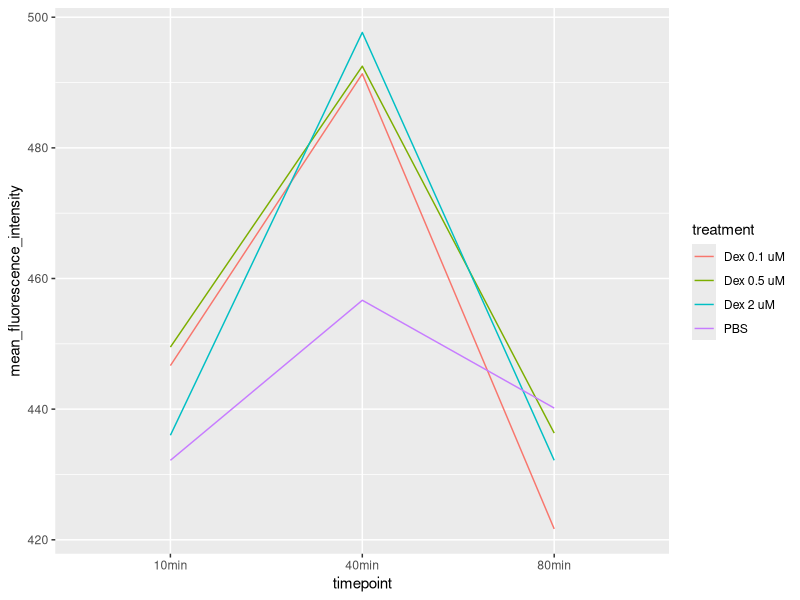
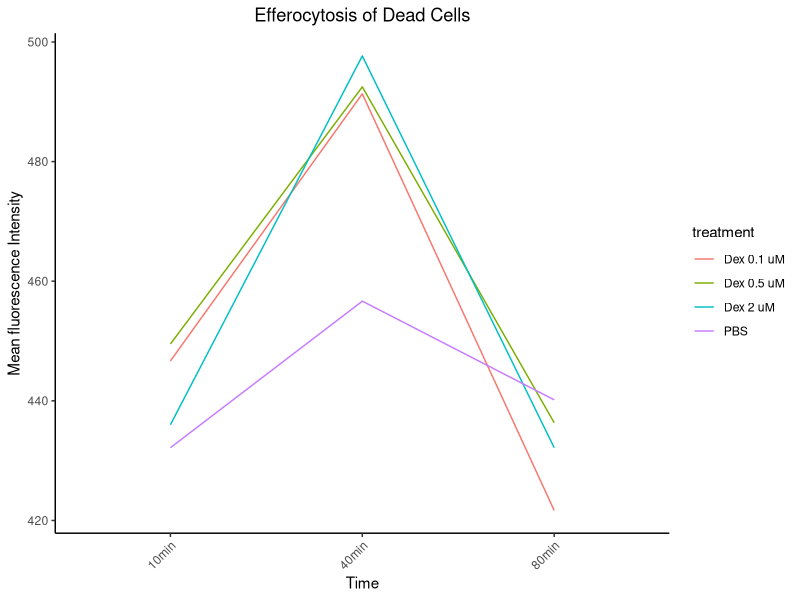
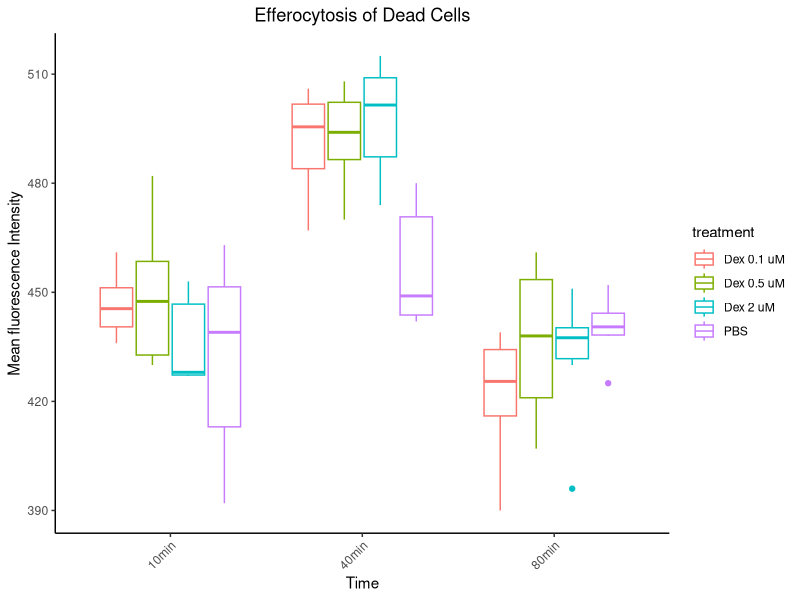
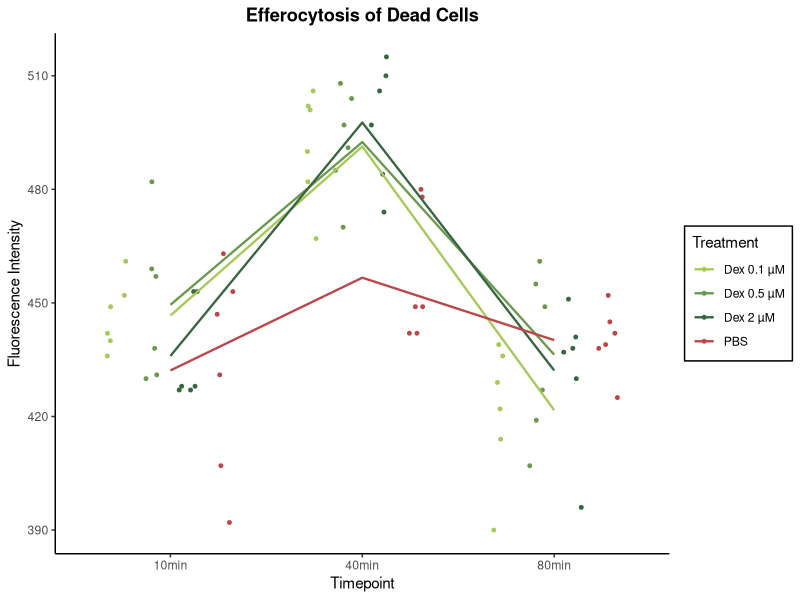
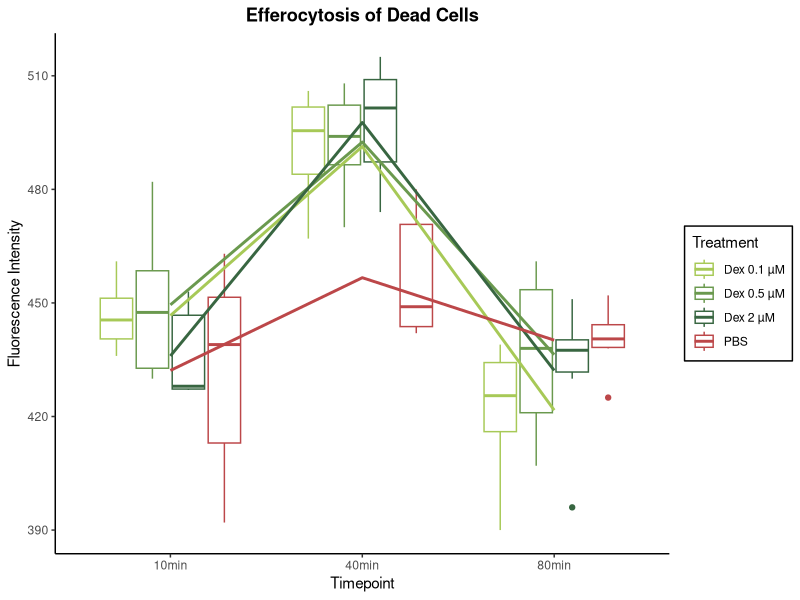

R code for these plots, in order:
##########################################################################################
##########################################################################################
# PLOTTING PLATE READER DATA: EFFEROCYTOSIS EDITION -----
##########################################################################################
##########################################################################################

# install packages if they are not already available
if(!require(readxl)){
  install.packages("readxl")
}
if(!require(tidyverse)){
  install.packages("tidyverse") # this installs dyplr, tidyr, and ggplot2     
}


# load packages that we will need
library(readxl) # used for reading xlsx files (https://readxl.tidyverse.org/)
library(dplyr) # this is a key package for data manipulation (https://dplyr.tidyverse.org/)
library(tidyr) # this is used for making our data "tidy" (https://tidyr.tidyverse.org/)
library(ggplot2) # this is used for making nice plots (https://ggplot2.tidyverse.org/)


#############################################
# LOADING DATA ----
#############################################


# this is a vector of our column names, which we will use when we read our data in
# in R, the backwards arrow will save our column vector (that we create with the function call on the right)
# in the variable that we declare on the left (`names_of_our_columns`)

names_of_our_columns <- c("PBS_10min",
                          "Dex_2um_10min",
                          "Dex_0.5um_10min",
                          "Dex_0.1um_10min",
                          "PBS_40min",
                          "Dex_2um_40min",
                          "Dex_0.5um_40min",
                          "Dex_0.1um_40min",
                          "PBS_80min",
                          "Dex_2um_80min",
                          "Dex_0.5um_80min",
                          "Dex_0.1um_80min")

# here we read from the excel file-- the first argument to this function 
# should be the filepath relative to the project you are working in. 
# for this line to work as is, you will need to have your excel file in your project directory (folder)
eff_data <- read_xlsx("eff_dex_test.xlsx", # THIS NEEDS TO BE WHATEVER YOU'VE CALLED YOUR DATA FILE
                      range = "C24:N34", # this is the range we want to read (in excel syntax) -- not the whole sheet
                      col_names = names_of_our_columns # the column names we applied above
)

eff_data <- read_xlsx("eff_dex_test.xlsx", # THIS NEEDS TO BE WHATEVER YOU'VE CALLED YOUR DATA FILE
                      range = "C24:N34", # this is the range we want to read (in excel syntax) -- not the whole sheet
                      col_names = FALSE # I don't want to give it column names yet
) |> t() |>
  as_tibble() |>
  dplyr::select(!c(V3,V4,V5)) |>
  rename("treatment" = "V1",
         "timepoint" = "V2")


# now we have read in the data! In RStudio, you can click on the 
# variable in the "environment" panel to view it

#############################################
# TIDYING DATA ----
#############################################

# unfortunately, the tidyverse tools in the R language prefer data to be in a "tidy"
# format, meaning each row corresponds to one observation 
# (right now each row corresponds to 8 observations, one from each condition)

# to do this, we use tidyr to "pivot" our data to longer format:
# (I save this to a new variable, called "lps_data_pivoted")

eff_data_pivoted <- pivot_longer(data = eff_data, 
                                 cols = V6:V11, # which columns do we want to pivot?
                                 names_to = NULL, # what do we want to name the new column with the previous columns' names?
                                 values_to = "fluorescence_intensity" # what do we want to name the new column with the previous columns' values?
) |>
  mutate(fluorescence_intensity = as.double(fluorescence_intensity))

# before we plot our data, we are going to compute the mean and standard deviation,
# so we can plot these summary statistics instead of individual datapoints

# here I use `|>` (aka %>%) which is known as the pipe operator: 
# it "pipes" data from one function through to the next
# the final output from the piped sequence (here our summarize call) is then stored in `lps_summary`
# see also: https://r4ds.hadley.nz/data-transform.html#sec-the-pipe
# https://www.reddit.com/r/rstats/comments/vbd6jq/piping_in_r_is_like_baking/

eff_summary <- eff_data_pivoted |>
  # first, group data by condition, so both summary statistics are computed 
  # groupby treatment and timepoint
  group_by(treatment, timepoint) |> 
  # now specify which summary functions you want to use (here mean and standard deviation), and their names:
  summarize(mean_fluorescence_intensity = mean(fluorescence_intensity), # here the new column name we want is `mean_of_data`, and the function we want summarize to call is `mean()`
            standard_dev = sd(fluorescence_intensity)) # we want to compute both mean and standard dev (sd) of the `fluorescence_intensity` column


# now our data is ready to be used with ggplot2:

#############################################
# BASE PLOT ----
#############################################

# ggplot works by building layers on top of each other-- we start with data,
# then add x/y axes, colors, sizes, etc (aesthetics); then points/bars/lines/etc (geometries)

# there are a lot of internet resources to help with using this, e.g.
# https://r-statistics.co/Complete-Ggplot2-Tutorial-Part1-With-R-Code.html (great overview/beginner friendly)
# https://www.youtube.com/watch?v=h29g21z0a68 (very long, but good overview of how/why of ggplot from a key contributor)
# https://ggplot2-book.org/ 

# first, initialize the ggplot object:
ggplot(data = eff_summary, # layer 1: data
       mapping = aes(x = timepoint, y = mean_fluorescence_intensity, color = treatment, group = treatment)) + # layer 2 is aesthetics, here x/y axis
  geom_line()

# this worked, but it was kinda ugly. let's use some ggplot tools to clean it up:

#############################################
# BETTER PLOT ----
#############################################
ggplot(data = eff_summary, # layer 1: data
       mapping = aes(x = timepoint, y = mean_fluorescence_intensity)) + # layer 2 is aesthetics, here x/y axis
  geom_line(aes(color = treatment, group = treatment)) +
  # add x/y axis + title labels with `labs()`
  labs(x = "Time", y = "Mean fluorescence Intensity", 
       title = "Efferocytosis of Dead Cells") + 
  theme_classic() +
  theme(axis.text.x = element_text(angle = 45, vjust = 1, hjust = 1), plot.title = element_text(hjust = 0.5))

# this is pretty good, and probably good to shoot for for the notebook; relatively easy while also clean/nice to read

# you can export the plot with `ggsave()` or by just clicking Export on the plots panel in RStudio
# might want to adjust aspect ratio before saving/copying to clipboard

# we can also make boxplots to better show the data:

ggplot(data = eff_data_pivoted, # layer 1: data
       mapping = aes(x = timepoint, y = fluorescence_intensity, color = treatment)) + # layer 2 is aesthetics, here x/y axis
  geom_boxplot() + # or use geom_violin
  # add x/y axis + title labels with `labs()`
  labs(x = "Time", y = "Mean fluorescence Intensity", 
       title = "Efferocytosis of Dead Cells") + 
  theme_classic() +
  theme(axis.text.x = element_text(angle = 45, vjust = 1, hjust = 1), plot.title = element_text(hjust = 0.5))


# you can take this a step further though if you want to play around with it:

#############################################
# BONUS PLOT ----
#############################################

# here, I'm setting my own colors and column orders. 

vals <- c("Dex 0.1 uM" = "#a7c957", 
          "Dex 0.5 uM" = "#6a994e",
          "Dex 2 uM" = "#386641", 
          "PBS" = "#bc4749")

lims <- c("Dex 0.1 uM", 
          "Dex 0.5 uM",
          "Dex 2 uM", 
          "PBS")

labes <- c("Dex 0.1 µM", 
           "Dex 0.5 µM",
           "Dex 2 µM", 
           "PBS")

# this version is a bit neater, but you can play around with using 
# points vs boxplots; chose whatever you think represents the data best



ggplot() +
  geom_point(data = eff_data_pivoted, # here I need to give `geom_point` different data than I gave `geom_line`
              mapping = aes(x = timepoint, y = fluorescence_intensity, color = treatment),
             position = position_jitterdodge(jitter.width = 0.1), size = 1) +
  geom_line(data = eff_summary,
            mapping = aes(x = timepoint, y = mean_fluorescence_intensity,
                          color = treatment, group = treatment), linewidth = 0.8) + 
  scale_color_manual(values = vals,
                    labels = labes,
                    limits = lims) +
  labs(y = "Fluorescence Intensity", color = "Treatment",
       x = "Timepoint",
       title = "Efferocytosis of Dead Cells") + 
  theme_classic() +
  theme(plot.title = element_text(hjust = 0.5, face = "bold"), 
        plot.caption = element_text(hjust = 0, face = "italic"),
        legend.background = element_rect(color = "black"))


ggplot() +
  geom_boxplot(data = eff_data_pivoted, # here I need to give `geom_point` different data than I gave `geom_line`
             mapping = aes(x = timepoint, y = fluorescence_intensity, color = treatment)) +
  geom_line(data = eff_summary,
            mapping = aes(x = timepoint, y = mean_fluorescence_intensity,
                          color = treatment, group = treatment), linewidth = 1) + 
  scale_color_manual(values = vals,
                     labels = labes,
                     limits = lims) +
  labs(y = "Fluorescence Intensity", color = "Treatment",
       x = "Timepoint",
       title = "Efferocytosis of Dead Cells") + 
  theme_classic() +
  theme(plot.title = element_text(hjust = 0.5, face = "bold"), 
        plot.caption = element_text(hjust = 0, face = "italic"),
        legend.background = element_rect(color = "black"))



